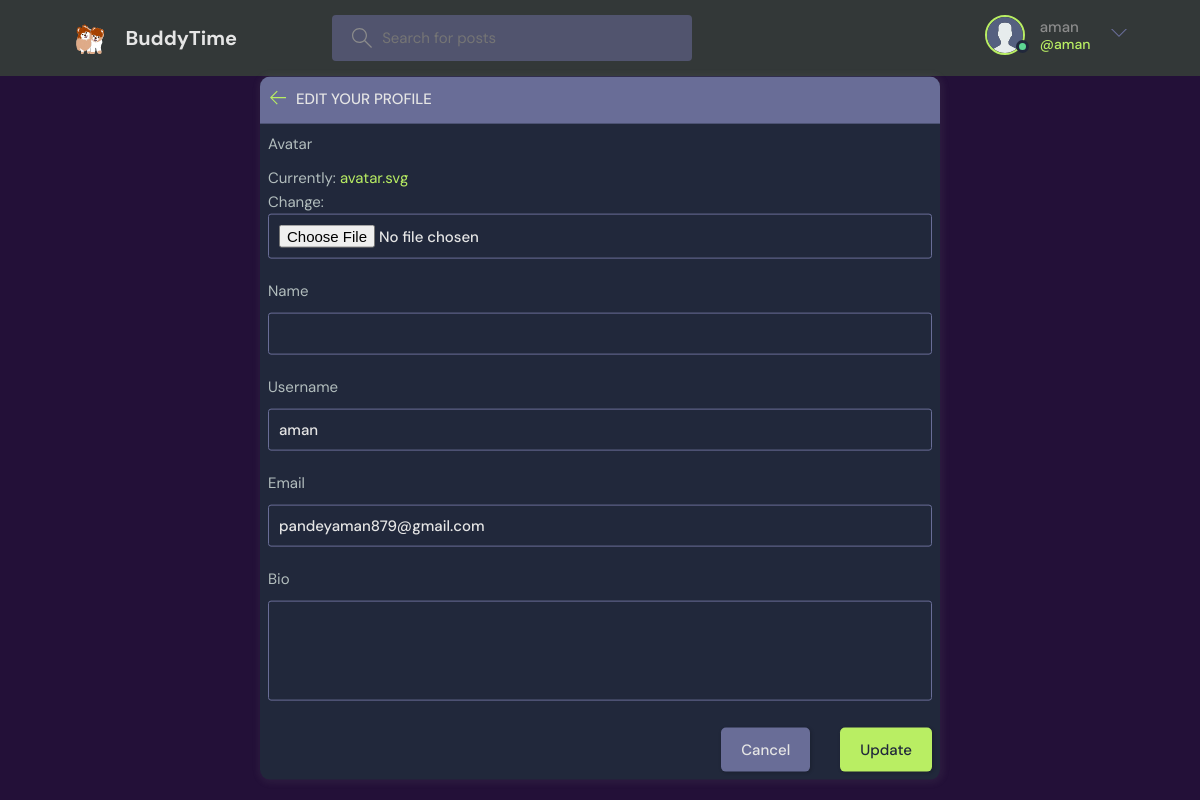
/update-user/ (signed in), run on an earlier commit of the app's database.
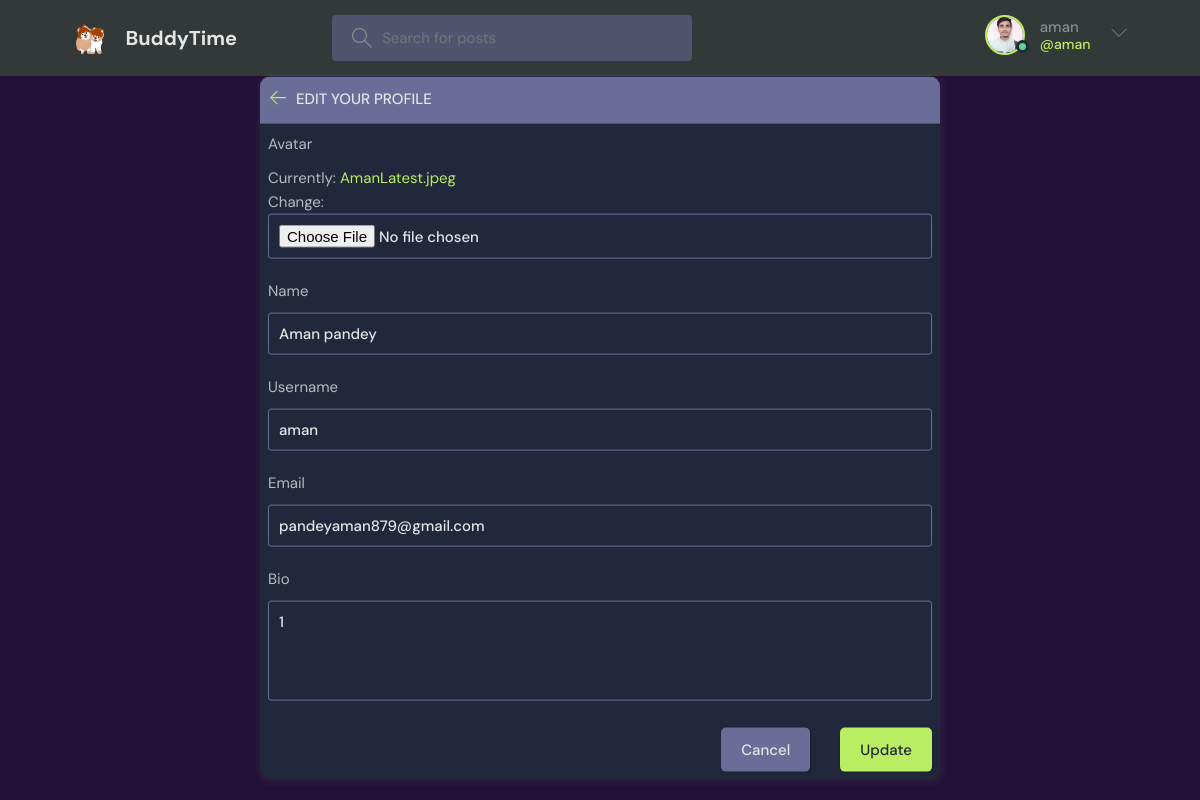
And on a later commit of the database.
### base/models.py (models this page shows)
class User(AbstractUser):
    name = models.CharField(max_length=200, null=True)
    email = models.EmailField(unique=True, null=True)
    bio = models.TextField(null=True)
    avatar = models.ImageField(null=True, default="avatar.svg")
    USERNAME_FIELD = 'email'
    REQUIRED_FIELDS = ['username']

### base/views.py (the view)
# urls.py: path('update-user/', views.updateUser, name="update-user"),
@login_required(login_url='login')
def updateUser(request):
    user = request.user
    form = UserForm(instance=user)
    if request.method == 'POST':
        form = UserForm(request.POST, request.FILES, instance=user)
        if form.is_valid():
            form.save()
            return redirect('user-profile', pk=user.id)
    return render(request, 'base/update-user.html', {'form': form})

### base/forms.py
class UserForm(ModelForm):
    class Meta:
        model = User
        fields = ['avatar', 'name', 'username', 'email', 'bio']

### base/templates/base/update-user.html (shortened to what this page needs)
{% extends 'main.html' %}
{% block content %}
<main class="update-account layout">
  <div class="container">
    <div class="layout__box">
      <div class="layout__boxHeader">
        <div class="layout__boxTitle">
          <a href="{% url 'home' %}">
            <svg version="1.1" xmlns="http://www.w3.org/2000/svg" width="32" height="32" viewBox="0 0 32 32">
              <title>arrow-left</title>
              <path
                d="M13.723 2.286l-13.723 13.714 13.719 13.714 1.616-1.611-10.96-10.96h27.625v-2.286h-27.625l10.965-10.965-1.616-1.607z">
              </path>
            </svg>
          </a>
          <h3>Edit your profile</h3>
        </div>
      </div>
      <div class="layout__body" style="align-items: center;">
        <form class="form" action="" method="POST" enctype="multipart/form-data">
          {% for field in form %}
          <div class="form__group">
            <label for="profile_pic">{{field.label}}</label>
            {{field}}
          </div>
          {% endfor %}
          <div class="form__action">
            <a class="btn btn--dark" href="index.html">Cancel</a>
            <button class="btn btn--main" type="submit">Update</button>
          </div>
        </form>
      </div>
    </div>
  </div>
</main>
{% endblock content %}

### templates/navbar.html (shortened to what this page needs)
{% load static %}
<header class="header header--loggedIn" style= "background-color: rgb(51, 56, 56)">
    <div class="container">
        <a href="{% url 'home' %}" class="header__logo">
            <img src="{% static 'images/buddyandboo.svg' %}" />
            <h1>BuddyTime</h1>
        </a>
        <form class="header__search" method="GET" action="{% url 'home' %}">
            <label>
                <input name="q" placeholder="Search for posts" />
            </label>
        </form>
        <nav class="header__menu">
            {% if request.user.is_authenticated %}
            <div class="header__user">
                <a href="{% url 'update-user' %}">
                    <div class="avatar avatar--medium active">
                        <img src="{{request.user.avatar.url}}" />
                    </div>
                    <p>{{request.user.username}} <span>@{{request.user.username}}</span></p>
                </a>
                <button class="dropdown-button">
                    <svg version="1.1" xmlns="http://www.w3.org/2000/svg" width="32" height="32" viewBox="0 0 32 32">
                        <title>chevron-down</title>
                        <path d="M16 21l-13-13h-3l16 16 16-16h-3l-13 13z"></path>
                    </svg>
                </button>
            </div>
            {% else %}
            <a href="{% url 'login' %}">
                <img src="{% static 'images/avatar.svg' %}" />
                <p>Login</p>
            </a>
            {% endif %}
        </nav>
    </div>
</header>

What changed in the data, as far as the page shows it:
changed User "aman": user.avatar: picture added in place of a placeholder; name (not shown) → "Aman pandey"; bio (not shown) → "1"
Also different on the page:
text no longer shown: "Currently: avatar.svg Change:"
text now shown: "Currently: AmanLatest.jpeg Change:"
